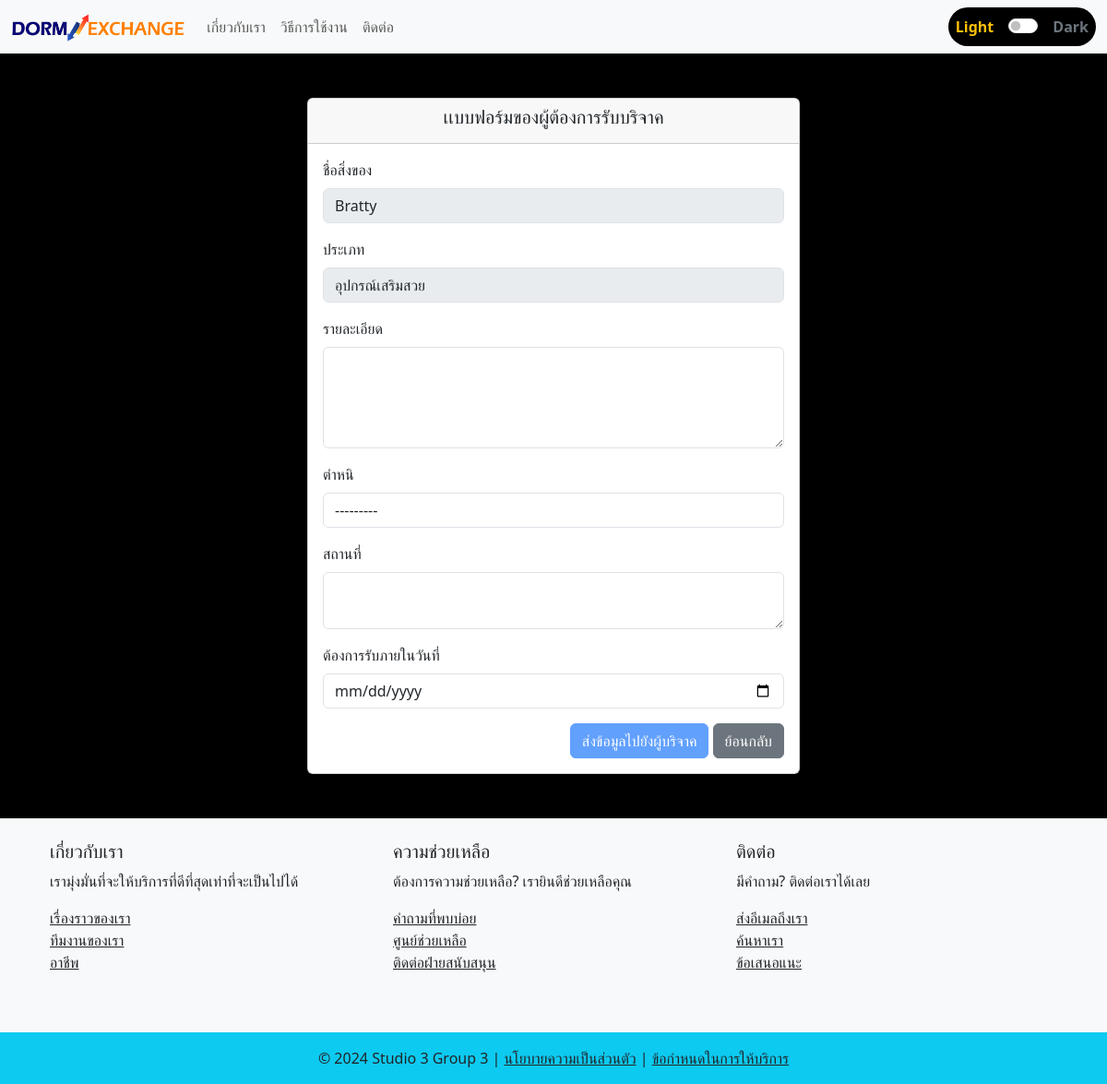
The app's page /send-data-receiver/for-giver-ID-18 with its own data.
### myapp/models.py (models this page shows, shortened)
class PostGiver(models.Model):
    post_ID = models.AutoField(primary_key=True)
    stuff_name = models.CharField(max_length=50)
    categories = models.CharField(max_length=50, choices=CATEGORIES)
    stuff_picture = models.ImageField(upload_to="stuff_picture/", blank=True, null=True)
    description = models.TextField()
    defect = models.CharField(max_length=50, choices=DEFECT)
    user_profile = models.ForeignKey(UserProfile, on_delete=models.CASCADE)
    place = models.TextField()
    date_limit = models.DateField()
    created_at = models.DateTimeField(default=timezone.now)
    updated_at = models.DateTimeField(auto_now=True)
    is_matched = models.BooleanField(default=False)
    is_confirm = models.BooleanField(default=False)

### myapp/views.py (the view)
# urls.py: path('send-data-receiver/for-giver-ID-<int:post_ID>',views.send_data_receiver, name = 'send_data_receiver'),
def send_data_receiver(request, post_ID):
    post_giver = get_object_or_404(PostGiver, post_ID=post_ID)
    if request.method == 'POST':
        form = PostReceiverForm(request.POST, request.FILES)
        form.fields['stuff_name'].required = False
        form.fields['categories'].required = False
        if form.is_valid():
            post = form.save(commit=False)#notsave
            post.user_profile = request.user.profile #receriver
            post.stuff_name = post_giver.stuff_name
            post.categories = post_giver.categories
            post.save()
            return redirect('detail_giver', post_giver_ID=post_giver.post_ID, post_receiver_ID=post.post_ID)
    else:
        form = PostReceiverForm(initial={
            'categories': post_giver.categories,
            'stuff_name': post_giver.stuff_name,
        })#ค่าเริ่มต้น initial
        form.fields['categories'].widget.attrs['disabled'] = 'disabled' #แก้ไม่ได้
        form.fields['stuff_name'].widget.attrs['disabled'] = 'disabled'
        form.fields['stuff_name'].required = False
        form.fields['categories'].required = False
    context = {
        "post_giver": post_giver,
        'form': form #ข้อมูลที่เราเอามาใส่
    }
    return render(request, "myweb/send_data_receiver.html", context)

### myapp/forms.py (shortened to what this page needs)
class PostReceiverForm(forms.ModelForm):
    class Meta:
        model = PostReceiver
        fields = ['stuff_name', 'categories', 'description', 'defect', 'place', 'date_limit']
        widgets = {
            'stuff_name': forms.TextInput(attrs={'class': 'form-control'}),
            'categories': forms.Select(attrs={'class': 'form-control'}),
            'description': forms.Textarea(attrs={'class': 'form-control', 'rows': 4}),
            'defect': forms.Select(attrs={'class': 'form-control'}),
            'place': forms.Textarea(attrs={'class': 'form-control', 'rows': 2}),
            'date_limit': forms.DateInput(attrs={'class': 'form-control', 'type': 'date'}),
        }

### myapp/templatetags/form_tags.py (called while the page is built)
@register.filter
def add_class(field, css_class):
    return field.as_widget(attrs={'class': css_class})

### myapp/templates/myweb/send_data_receiver.html (shortened to what this page needs)
{% extends 'myweb/base.html' %}
{% load static %}
{% load form_tags %}
{% block background_style %}
background-color: rgba(0, 0, 0);
{% endblock %}
{% block styles %}
<link rel="stylesheet" href="https://unpkg.com/leaflet/dist/leaflet.css" />
{% endblock %}
{% block content %}
    <div class="container mt-5 col-lg-6">
        <div class="card">
            <div class="card-header">
                <h5 class="card-title text-center">เเบบฟอร์มของผู้ต้องการรับบริจาค</h5>
            </div>
            <div class="card-body">
                <form method="post" enctype="multipart/form-data" id="donationForm">
                    <div class="mb-3">
                        <label for="{{ form.stuff_name.id_for_label }}" class="form-label">ชื่อสิ่งของ</label>
                        {{ form.stuff_name|add_class:"form-control" }}
                    </div>
                    <div class="mb-3">
                        <label for="{{ form.categories.id_for_label }}" class="form-label">ประเภท</label>
                        {{ form.categories|add_class:"form-control" }}
                    </div>
                    <div class="mb-3">
                        <label for="{{ form.description.id_for_label }}" class="form-label">รายละเอียด</label>
                        {{ form.description|add_class:"form-control" }}
                    </div>
                    <div class="mb-3">
                        <label for="{{ form.defect.id_for_label }}" class="form-label">ตำหนิ</label>
                        {{ form.defect|add_class:"form-control" }}
                    </div>
                    <div class="mb-3">
                        <label for="{{ form.place.id_for_label }}" class="form-label">สถานที่</label>
                        {{ form.place|add_class:"form-control" }}
                    </div>
                    <div class="mb-3">
                        <label for="{{ form.date_limit.id_for_label }}" class="form-label">ต้องการรับภายในวันที่</label>
                        {{ form.date_limit|add_class:"form-control" }}
                    </div>
                    <div class="text-end">
                        <button type="submit" class="btn btn-primary" id="postButton" disabled>ส่งข้อมูลไปยังผู้บริจาค</button>
                        <a href="javascript:history.back()" class="btn btn-secondary">ย้อนกลับ</a>
                    </div>
                </form>
            </div>
        </div>
    </div>
{% endblock %}

### myapp/templates/myweb/base.html (style rules this page uses)
body { transition: background-color 0.6s ease, color 0.6s ease; }
a { transition: color 0.5s ease; }

### records on screen
PostGiver: stuff_name "Bratty", categories "อุปกรณ์เสริมสวย", defect "---------"
